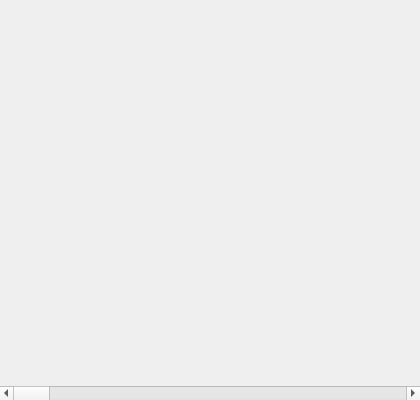
<?xml version="1.0" encoding="UTF-8"?>
<ui version="4.0">
 <class>Plotter</class>
 <widget class="QWidget" name="Plotter">
  <property name="geometry">
   <rect>
    <x>0</x>
    <y>0</y>
    <width>420</width>
    <height>400</height>
   </rect>
  </property>
  <property name="sizePolicy">
   <sizepolicy hsizetype="Expanding" vsizetype="Expanding">
    <horstretch>0</horstretch>
    <verstretch>0</verstretch>
   </sizepolicy>
  </property>
  <property name="minimumSize">
   <size>
    <width>400</width>
    <height>400</height>
   </size>
  </property>
  <property name="windowTitle">
   <string>Form</string>
  </property>
  <layout class="QVBoxLayout" name="verticalLayout_2">
   <property name="leftMargin">
    <number>0</number>
   </property>
   <property name="topMargin">
    <number>0</number>
   </property>
   <property name="rightMargin">
    <number>0</number>
   </property>
   <property name="bottomMargin">
    <number>0</number>
   </property>
   <item>
    <spacer name="verticalSpacer">
     <property name="orientation">
      <enum>Qt::Vertical</enum>
     </property>
     <property name="sizeHint" stdset="0">
      <size>
       <width>20</width>
       <height>40</height>
      </size>
     </property>
    </spacer>
   </item>
   <item>
    <widget class="QScrollBar" name="horizontalScrollBar">
     <property name="sizePolicy">
      <sizepolicy hsizetype="Expanding" vsizetype="Fixed">
       <horstretch>0</horstretch>
       <verstretch>0</verstretch>
      </sizepolicy>
     </property>
     <property name="singleStep">
      <number>1</number>
     </property>
     <property name="orientation">
      <enum>Qt::Horizontal</enum>
     </property>
     <property name="invertedControls">
      <bool>true</bool>
     </property>
    </widget>
   </item>
  </layout>
 </widget>
 <resources/>
 <connections/>
</ui>
